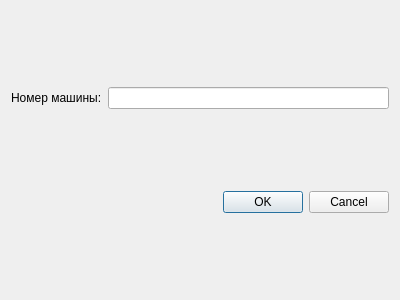
<?xml version="1.0" encoding="UTF-8"?>
<ui version="4.0">
 <class>DeleteEntryVehicle</class>
 <widget class="QDialog" name="DeleteEntryVehicle">
  <property name="geometry">
   <rect>
    <x>0</x>
    <y>0</y>
    <width>400</width>
    <height>300</height>
   </rect>
  </property>
  <property name="windowTitle">
   <string>Dialog</string>
  </property>
  <layout class="QVBoxLayout" name="verticalLayout">
   <item>
    <layout class="QGridLayout" name="gridLayout">
     <item row="0" column="1">
      <widget class="QLineEdit" name="idVehicleEdit"/>
     </item>
     <item row="0" column="0">
      <widget class="QLabel" name="label">
       <property name="text">
        <string>Номер машины:</string>
       </property>
      </widget>
     </item>
    </layout>
   </item>
   <item>
    <widget class="QDialogButtonBox" name="buttonBox">
     <property name="orientation">
      <enum>Qt::Horizontal</enum>
     </property>
     <property name="standardButtons">
      <set>QDialogButtonBox::Cancel|QDialogButtonBox::Ok</set>
     </property>
    </widget>
   </item>
  </layout>
 </widget>
 <resources/>
 <connections>
  <connection>
   <sender>buttonBox</sender>
   <signal>accepted()</signal>
   <receiver>DeleteEntryVehicle</receiver>
   <slot>accept()</slot>
   <hints>
    <hint type="sourcelabel">
     <x>248</x>
     <y>254</y>
    </hint>
    <hint type="destinationlabel">
     <x>157</x>
     <y>274</y>
    </hint>
   </hints>
  </connection>
  <connection>
   <sender>buttonBox</sender>
   <signal>rejected()</signal>
   <receiver>DeleteEntryVehicle</receiver>
   <slot>reject()</slot>
   <hints>
    <hint type="sourcelabel">
     <x>316</x>
     <y>260</y>
    </hint>
    <hint type="destinationlabel">
     <x>286</x>
     <y>274</y>
    </hint>
   </hints>
  </connection>
 </connections>
</ui>
